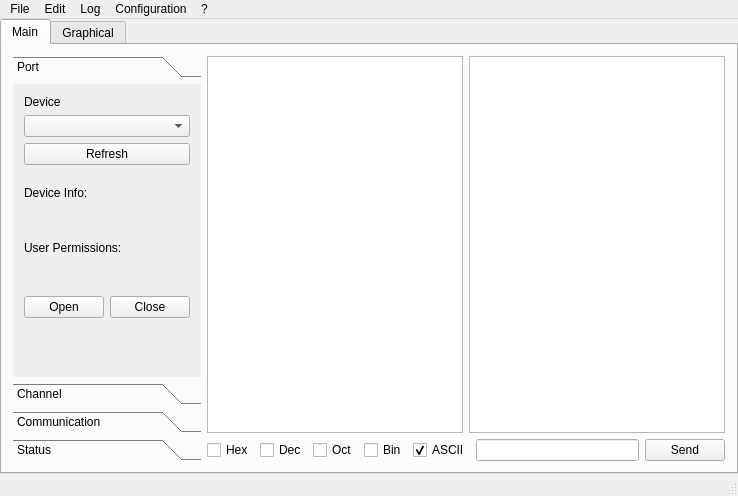
<?xml version="1.0" encoding="UTF-8"?>
<ui version="4.0">
 <class>MainWindow</class>
 <widget class="QMainWindow" name="MainWindow">
  <property name="geometry">
   <rect>
    <x>0</x>
    <y>0</y>
    <width>711</width>
    <height>496</height>
   </rect>
  </property>
  <property name="windowTitle">
   <string>MainWindow</string>
  </property>
  <widget class="QWidget" name="centralWidget">
   <property name="sizePolicy">
    <sizepolicy hsizetype="MinimumExpanding" vsizetype="MinimumExpanding">
     <horstretch>0</horstretch>
     <verstretch>0</verstretch>
    </sizepolicy>
   </property>
   <layout class="QGridLayout" name="gridLayout">
    <property name="leftMargin">
     <number>0</number>
    </property>
    <property name="topMargin">
     <number>0</number>
    </property>
    <property name="rightMargin">
     <number>0</number>
    </property>
    <property name="bottomMargin">
     <number>0</number>
    </property>
    <property name="spacing">
     <number>0</number>
    </property>
    <item row="0" column="0">
     <widget class="QTabWidget" name="MainTab">
      <property name="currentIndex">
       <number>0</number>
      </property>
      <widget class="QWidget" name="MainView">
       <attribute name="title">
        <string>Main</string>
       </attribute>
       <layout class="QGridLayout" name="gridLayout_6">
        <item row="0" column="0">
         <layout class="QHBoxLayout" name="MainLayout">
          <property name="spacing">
           <number>6</number>
          </property>
          <item>
           <widget class="QToolBox" name="ToolBox">
            <property name="sizePolicy">
             <sizepolicy hsizetype="Fixed" vsizetype="MinimumExpanding">
              <horstretch>0</horstretch>
              <verstretch>0</verstretch>
             </sizepolicy>
            </property>
            <property name="minimumSize">
             <size>
              <width>159</width>
              <height>0</height>
             </size>
            </property>
            <property name="currentIndex">
             <number>0</number>
            </property>
            <widget class="QWidget" name="PortConfiguration">
             <property name="geometry">
              <rect>
               <x>0</x>
               <y>0</y>
               <width>186</width>
               <height>277</height>
              </rect>
             </property>
             <attribute name="label">
              <string>Port</string>
             </attribute>
             <layout class="QGridLayout" name="gridLayout_2">
              <item row="4" column="0">
               <widget class="QLabel" name="DeviceInfoLabel">
                <property name="text">
                 <string>Device Info:</string>
                </property>
               </widget>
              </item>
              <item row="5" column="0">
               <widget class="QLabel" name="DeviceDescription">
                <property name="text">
                 <string/>
                </property>
               </widget>
              </item>
              <item row="0" column="0">
               <layout class="QVBoxLayout" name="DeviceLayout">
                <item>
                 <widget class="QLabel" name="DeviceLabel">
                  <property name="text">
                   <string>Device</string>
                  </property>
                 </widget>
                </item>
                <item>
                 <widget class="QComboBox" name="DeviceComboBox"/>
                </item>
               </layout>
              </item>
              <item row="1" column="0">
               <widget class="QPushButton" name="RefreshDevices">
                <property name="text">
                 <string>Refresh</string>
                </property>
               </widget>
              </item>
              <item row="7" column="0">
               <widget class="QLabel" name="DevicePermissionsLabel">
                <property name="text">
                 <string>User Permissions:</string>
                </property>
               </widget>
              </item>
              <item row="6" column="0">
               <spacer name="verticalSpacer_8">
                <property name="orientation">
                 <enum>Qt::Vertical</enum>
                </property>
                <property name="sizeType">
                 <enum>QSizePolicy::Fixed</enum>
                </property>
                <property name="sizeHint" stdset="0">
                 <size>
                  <width>0</width>
                  <height>15</height>
                 </size>
                </property>
               </spacer>
              </item>
              <item row="8" column="0">
               <layout class="QHBoxLayout" name="DevicePermissionsLayout">
                <item>
                 <widget class="QLabel" name="DeviceReadPermission">
                  <property name="text">
                   <string/>
                  </property>
                 </widget>
                </item>
                <item>
                 <widget class="QLabel" name="DeviceWritePermission">
                  <property name="text">
                   <string/>
                  </property>
                 </widget>
                </item>
               </layout>
              </item>
              <item row="3" column="0">
               <spacer name="verticalSpacer_9">
                <property name="orientation">
                 <enum>Qt::Vertical</enum>
                </property>
                <property name="sizeType">
                 <enum>QSizePolicy::Fixed</enum>
                </property>
                <property name="sizeHint" stdset="0">
                 <size>
                  <width>0</width>
                  <height>15</height>
                 </size>
                </property>
               </spacer>
              </item>
              <item row="11" column="0">
               <layout class="QHBoxLayout" name="DeviceOpenCloseLayout">
                <item>
                 <widget class="QPushButton" name="DeviceOpen">
                  <property name="text">
                   <string>Open</string>
                  </property>
                 </widget>
                </item>
                <item>
                 <widget class="QPushButton" name="DeviceClose">
                  <property name="text">
                   <string>Close</string>
                  </property>
                 </widget>
                </item>
               </layout>
              </item>
              <item row="12" column="0">
               <spacer name="verticalSpacer">
                <property name="orientation">
                 <enum>Qt::Vertical</enum>
                </property>
                <property name="sizeHint" stdset="0">
                 <size>
                  <width>20</width>
                  <height>45</height>
                 </size>
                </property>
               </spacer>
              </item>
              <item row="9" column="0">
               <spacer name="verticalSpacer_10">
                <property name="orientation">
                 <enum>Qt::Vertical</enum>
                </property>
                <property name="sizeType">
                 <enum>QSizePolicy::Fixed</enum>
                </property>
                <property name="sizeHint" stdset="0">
                 <size>
                  <width>0</width>
                  <height>15</height>
                 </size>
                </property>
               </spacer>
              </item>
             </layout>
            </widget>
            <widget class="QWidget" name="ChannelConfiguration">
             <property name="geometry">
              <rect>
               <x>0</x>
               <y>0</y>
               <width>159</width>
               <height>272</height>
              </rect>
             </property>
             <attribute name="label">
              <string>Channel</string>
             </attribute>
             <layout class="QGridLayout" name="gridLayout_3">
              <item row="0" column="0">
               <layout class="QVBoxLayout" name="BaudRateLayout">
                <item>
                 <widget class="QLabel" name="BaudRateLabel">
                  <property name="text">
                   <string>Baud Rate</string>
                  </property>
                 </widget>
                </item>
                <item>
                 <widget class="QComboBox" name="BaudRateComboBox"/>
                </item>
               </layout>
              </item>
              <item row="1" column="0">
               <spacer name="verticalSpacer_2">
                <property name="orientation">
                 <enum>Qt::Vertical</enum>
                </property>
                <property name="sizeHint" stdset="0">
                 <size>
                  <width>20</width>
                  <height>173</height>
                 </size>
                </property>
               </spacer>
              </item>
             </layout>
            </widget>
            <widget class="QWidget" name="CommunicationConfiguration">
             <property name="geometry">
              <rect>
               <x>0</x>
               <y>0</y>
               <width>159</width>
               <height>272</height>
              </rect>
             </property>
             <attribute name="label">
              <string>Communication</string>
             </attribute>
             <layout class="QGridLayout" name="gridLayout_5">
              <item row="0" column="0">
               <layout class="QVBoxLayout" name="CommunicationLayout">
                <item>
                 <widget class="QCheckBox" name="LocalEchoCheckBox">
                  <property name="text">
                   <string>Local Echo</string>
                  </property>
                 </widget>
                </item>
                <item>
                 <widget class="QCheckBox" name="CR_LF_CheckBox">
                  <property name="text">
                   <string>CR LF auto</string>
                  </property>
                 </widget>
                </item>
                <item>
                 <spacer name="verticalSpacer_7">
                  <property name="orientation">
                   <enum>Qt::Vertical</enum>
                  </property>
                  <property name="sizeType">
                   <enum>QSizePolicy::Fixed</enum>
                  </property>
                  <property name="sizeHint" stdset="0">
                   <size>
                    <width>0</width>
                    <height>10</height>
                   </size>
                  </property>
                 </spacer>
                </item>
                <item>
                 <widget class="QLabel" name="ControlSignalsLayout">
                  <property name="text">
                   <string>Control Signals</string>
                  </property>
                 </widget>
                </item>
                <item>
                 <widget class="QPushButton" name="SendBreakButton">
                  <property name="text">
                   <string>Send Break</string>
                  </property>
                 </widget>
                </item>
                <item>
                 <widget class="QPushButton" name="ToggleDTRButton">
                  <property name="text">
                   <string>Toggle DTR</string>
                  </property>
                 </widget>
                </item>
                <item>
                 <widget class="QPushButton" name="ToggleRTSButton">
                  <property name="text">
                   <string>Toggle RTS</string>
                  </property>
                 </widget>
                </item>
               </layout>
              </item>
              <item row="1" column="0">
               <spacer name="verticalSpacer_6">
                <property name="orientation">
                 <enum>Qt::Vertical</enum>
                </property>
                <property name="sizeHint" stdset="0">
                 <size>
                  <width>20</width>
                  <height>45</height>
                 </size>
                </property>
               </spacer>
              </item>
             </layout>
            </widget>
            <widget class="QWidget" name="Status">
             <property name="geometry">
              <rect>
               <x>0</x>
               <y>0</y>
               <width>159</width>
               <height>272</height>
              </rect>
             </property>
             <attribute name="label">
              <string>Status</string>
             </attribute>
             <layout class="QGridLayout" name="gridLayout_4">
              <item row="0" column="0">
               <layout class="QVBoxLayout" name="StatusLayout">
                <item>
                 <widget class="QLabel" name="PortLabel">
                  <property name="text">
                   <string>Port</string>
                  </property>
                 </widget>
                </item>
                <item>
                 <widget class="QLabel" name="PortStatusLabel">
                  <property name="text">
                   <string>OK</string>
                  </property>
                 </widget>
                </item>
                <item>
                 <spacer name="verticalSpacer_4">
                  <property name="orientation">
                   <enum>Qt::Vertical</enum>
                  </property>
                  <property name="sizeType">
                   <enum>QSizePolicy::Fixed</enum>
                  </property>
                  <property name="sizeHint" stdset="0">
                   <size>
                    <width>92</width>
                    <height>13</height>
                   </size>
                  </property>
                 </spacer>
                </item>
                <item>
                 <widget class="QLabel" name="CommunicationLabel">
                  <property name="text">
                   <string>Communication</string>
                  </property>
                 </widget>
                </item>
                <item>
                 <widget class="QLabel" name="CommunicationStatusLabel">
                  <property name="text">
                   <string>OK</string>
                  </property>
                 </widget>
                </item>
                <item>
                 <spacer name="verticalSpacer_5">
                  <property name="orientation">
                   <enum>Qt::Vertical</enum>
                  </property>
                  <property name="sizeType">
                   <enum>QSizePolicy::Fixed</enum>
                  </property>
                  <property name="sizeHint" stdset="0">
                   <size>
                    <width>92</width>
                    <height>13</height>
                   </size>
                  </property>
                 </spacer>
                </item>
                <item>
                 <widget class="QLabel" name="MessageLabel">
                  <property name="text">
                   <string>Message</string>
                  </property>
                 </widget>
                </item>
                <item>
                 <widget class="QLabel" name="MessageStatusLabel">
                  <property name="text">
                   <string>OK</string>
                  </property>
                 </widget>
                </item>
                <item>
                 <spacer name="verticalSpacer_15">
                  <property name="orientation">
                   <enum>Qt::Vertical</enum>
                  </property>
                  <property name="sizeType">
                   <enum>QSizePolicy::Fixed</enum>
                  </property>
                  <property name="sizeHint" stdset="0">
                   <size>
                    <width>92</width>
                    <height>13</height>
                   </size>
                  </property>
                 </spacer>
                </item>
                <item>
                 <layout class="QHBoxLayout" name="DTR_RTS_CTS_Layout">
                  <item>
                   <widget class="QLabel" name="DTRLabel">
                    <property name="text">
                     <string>DTR</string>
                    </property>
                   </widget>
                  </item>
                  <item>
                   <widget class="QLabel" name="RTSLabel">
                    <property name="text">
                     <string>RTS</string>
                    </property>
                   </widget>
                  </item>
                  <item>
                   <widget class="QLabel" name="CTSLabel">
                    <property name="text">
                     <string>CTS</string>
                    </property>
                   </widget>
                  </item>
                 </layout>
                </item>
                <item>
                 <layout class="QHBoxLayout" name="CD_DSR_RI_Layout">
                  <item>
                   <widget class="QLabel" name="CDLabel">
                    <property name="text">
                     <string>CD</string>
                    </property>
                   </widget>
                  </item>
                  <item>
                   <widget class="QLabel" name="DSRLabel">
                    <property name="text">
                     <string>DSR</string>
                    </property>
                   </widget>
                  </item>
                  <item>
                   <widget class="QLabel" name="RILabel">
                    <property name="text">
                     <string>RI</string>
                    </property>
                   </widget>
                  </item>
                 </layout>
                </item>
               </layout>
              </item>
              <item row="1" column="0">
               <spacer name="verticalSpacer_3">
                <property name="orientation">
                 <enum>Qt::Vertical</enum>
                </property>
                <property name="sizeHint" stdset="0">
                 <size>
                  <width>20</width>
                  <height>5</height>
                 </size>
                </property>
               </spacer>
              </item>
             </layout>
            </widget>
           </widget>
          </item>
          <item>
           <layout class="QVBoxLayout" name="InOut">
            <property name="sizeConstraint">
             <enum>QLayout::SetDefaultConstraint</enum>
            </property>
            <item>
             <layout class="QHBoxLayout" name="Output">
              <property name="sizeConstraint">
               <enum>QLayout::SetDefaultConstraint</enum>
              </property>
              <item>
               <widget class="QPlainTextEdit" name="OutputASCII">
                <property name="font">
                 <font>
                  <family>Monospace</family>
                 </font>
                </property>
                <property name="autoFillBackground">
                 <bool>false</bool>
                </property>
                <property name="readOnly">
                 <bool>true</bool>
                </property>
                <property name="textInteractionFlags">
                 <set>Qt::TextSelectableByKeyboard|Qt::TextSelectableByMouse</set>
                </property>
               </widget>
              </item>
              <item>
               <widget class="QPlainTextEdit" name="OutputHex">
                <property name="font">
                 <font>
                  <family>Monospace</family>
                 </font>
                </property>
                <property name="readOnly">
                 <bool>true</bool>
                </property>
                <property name="textInteractionFlags">
                 <set>Qt::TextSelectableByKeyboard|Qt::TextSelectableByMouse</set>
                </property>
               </widget>
              </item>
             </layout>
            </item>
            <item>
             <layout class="QHBoxLayout" name="Input">
              <property name="sizeConstraint">
               <enum>QLayout::SetDefaultConstraint</enum>
              </property>
              <item>
               <widget class="QCheckBox" name="HexInput">
                <property name="text">
                 <string>Hex</string>
                </property>
                <attribute name="buttonGroup">
                 <string notr="true">buttonGroup</string>
                </attribute>
               </widget>
              </item>
              <item>
               <widget class="QCheckBox" name="DecInput">
                <property name="text">
                 <string>Dec</string>
                </property>
                <attribute name="buttonGroup">
                 <string notr="true">buttonGroup</string>
                </attribute>
               </widget>
              </item>
              <item>
               <widget class="QCheckBox" name="OctInput">
                <property name="text">
                 <string>Oct</string>
                </property>
                <attribute name="buttonGroup">
                 <string notr="true">buttonGroup</string>
                </attribute>
               </widget>
              </item>
              <item>
               <widget class="QCheckBox" name="BinInput">
                <property name="text">
                 <string>Bin</string>
                </property>
                <attribute name="buttonGroup">
                 <string notr="true">buttonGroup</string>
                </attribute>
               </widget>
              </item>
              <item>
               <widget class="QCheckBox" name="ASCIIInput">
                <property name="text">
                 <string>ASCII</string>
                </property>
                <property name="checked">
                 <bool>true</bool>
                </property>
                <attribute name="buttonGroup">
                 <string notr="true">buttonGroup</string>
                </attribute>
               </widget>
              </item>
              <item>
               <widget class="QLineEdit" name="InputText"/>
              </item>
              <item>
               <widget class="QPushButton" name="SendButton">
                <property name="text">
                 <string>Send</string>
                </property>
               </widget>
              </item>
             </layout>
            </item>
           </layout>
          </item>
         </layout>
        </item>
       </layout>
      </widget>
      <widget class="QWidget" name="GraphicalView">
       <attribute name="title">
        <string>Graphical</string>
       </attribute>
      </widget>
     </widget>
    </item>
   </layout>
  </widget>
  <widget class="QMenuBar" name="menuBar">
   <property name="geometry">
    <rect>
     <x>0</x>
     <y>0</y>
     <width>711</width>
     <height>20</height>
    </rect>
   </property>
   <property name="sizePolicy">
    <sizepolicy hsizetype="Fixed" vsizetype="MinimumExpanding">
     <horstretch>0</horstretch>
     <verstretch>0</verstretch>
    </sizepolicy>
   </property>
   <widget class="QMenu" name="menuFile">
    <property name="title">
     <string>File</string>
    </property>
    <addaction name="actionClear_screen"/>
    <addaction name="separator"/>
    <addaction name="actionSend_raw_file"/>
    <addaction name="actionSave_raw_file"/>
    <addaction name="separator"/>
    <addaction name="actionQuit"/>
   </widget>
   <widget class="QMenu" name="menu">
    <property name="title">
     <string>?</string>
    </property>
    <addaction name="actionAbout"/>
   </widget>
   <widget class="QMenu" name="menuEdit">
    <property name="title">
     <string>Edit</string>
    </property>
    <addaction name="actionCopy"/>
    <addaction name="actionCopy_All"/>
    <addaction name="actionPaste"/>
   </widget>
   <widget class="QMenu" name="menuLog">
    <property name="title">
     <string>Log</string>
    </property>
    <addaction name="actionTo_File"/>
    <addaction name="separator"/>
    <addaction name="actionPause"/>
    <addaction name="actionStop"/>
    <addaction name="separator"/>
    <addaction name="actionClear"/>
   </widget>
   <widget class="QMenu" name="menuConfiguration">
    <property name="title">
     <string>Configuration</string>
    </property>
    <addaction name="actionLoad"/>
    <addaction name="actionSave"/>
   </widget>
   <addaction name="menuFile"/>
   <addaction name="menuEdit"/>
   <addaction name="menuLog"/>
   <addaction name="menuConfiguration"/>
   <addaction name="menu"/>
  </widget>
  <widget class="QStatusBar" name="statusBar"/>
  <action name="actionQuit">
   <property name="text">
    <string>Quit</string>
   </property>
  </action>
  <action name="actionAbout">
   <property name="text">
    <string>About</string>
   </property>
  </action>
  <action name="actionSend_raw_file">
   <property name="text">
    <string>Send File</string>
   </property>
  </action>
  <action name="actionSave_raw_file">
   <property name="text">
    <string>Save</string>
   </property>
  </action>
  <action name="actionClear_screen">
   <property name="text">
    <string>Clear Screen</string>
   </property>
  </action>
  <action name="actionCopy">
   <property name="text">
    <string>Copy</string>
   </property>
  </action>
  <action name="actionPaste">
   <property name="text">
    <string>Paste</string>
   </property>
  </action>
  <action name="actionCopy_All">
   <property name="text">
    <string>Copy All</string>
   </property>
  </action>
  <action name="actionTo_File">
   <property name="text">
    <string>To File</string>
   </property>
  </action>
  <action name="actionPause">
   <property name="text">
    <string>Pause</string>
   </property>
  </action>
  <action name="actionStop">
   <property name="text">
    <string>Stop</string>
   </property>
  </action>
  <action name="actionClear">
   <property name="text">
    <string>Clean</string>
   </property>
  </action>
  <action name="actionLoad">
   <property name="text">
    <string>Load</string>
   </property>
  </action>
  <action name="actionSave">
   <property name="text">
    <string>Save</string>
   </property>
  </action>
 </widget>
 <layoutdefault spacing="6" margin="11"/>
 <resources/>
 <connections/>
 <buttongroups>
  <buttongroup name="buttonGroup"/>
 </buttongroups>
</ui>
